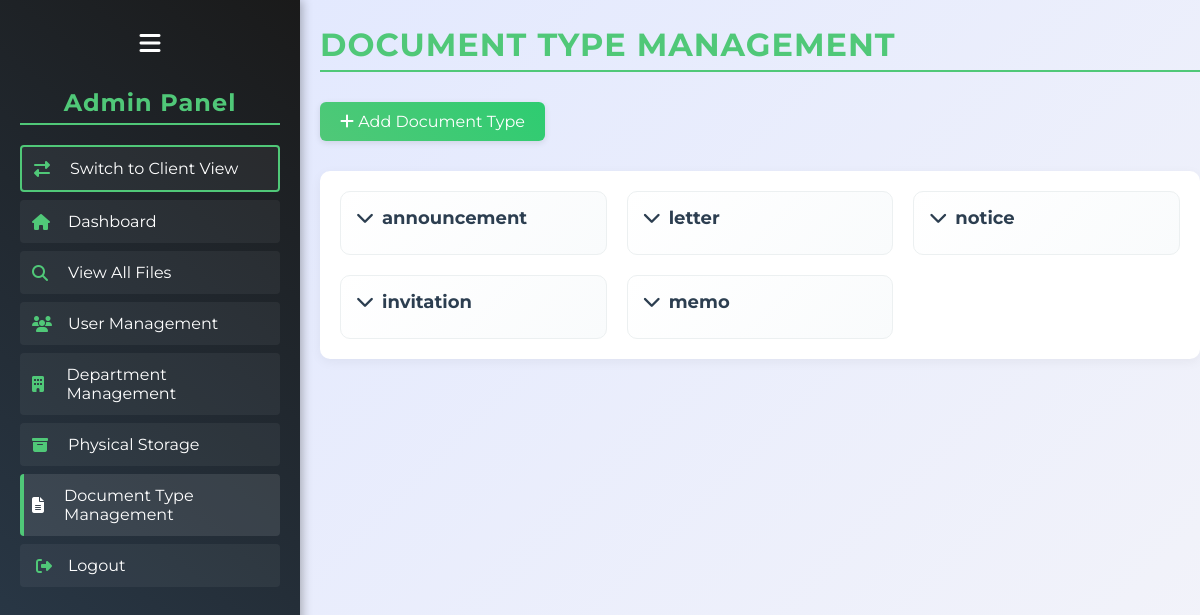
Page /document_type_management.php (signed in) on the committed database.
### tables this page shows
CREATE TABLE `document_types` (
  `id` int(11) NOT NULL AUTO_INCREMENT,
  `name` varchar(50) NOT NULL,
  PRIMARY KEY (`id`),
  UNIQUE KEY `name` (`name`)
);

### document_type_management.php (the view, shortened to what this page needs)
<?php
require 'db_connection.php';
$stmt = $pdo->query("SELECT id, name FROM document_types ORDER BY name ASC");
$documentTypes = $stmt->fetchAll(PDO::FETCH_ASSOC);
?>
<!DOCTYPE html>
<html lang="en">
<head>
    <link rel="stylesheet" href="https://cdnjs.cloudflare.com/ajax/libs/font-awesome/6.4.2/css/all.min.css">
    <link rel="stylesheet" href="https://cdn.jsdelivr.net/npm/notyf@3/notyf.min.css">
    <link rel="stylesheet" href="admin-interface.css">
    <link rel="stylesheet" href="admin-sidebar.css">
</head>
<body class="document-type-management">
    <div class="sidebar">
        <button class="toggle-btn" title="Toggle Sidebar"><i class="fas fa-bars"></i></button>
        <h2 class="sidebar-title">Admin Panel</h2>
        <a href="index.php" class="client-btn">
            <i class="fas fa-exchange-alt"></i><span class="link-text">Switch to Client View</span>
        </a>
        <a href="admin_dashboard.php">
            <i class="fas fa-home"></i><span class="link-text">Dashboard</span>
        </a>
        <a href="admin_search.php">
            <i class="fas fa-search"></i><span class="link-text">View All Files</span>
        </a>
        <a href="user_management.php">
            <i class="fas fa-users"></i><span class="link-text">User Management</span>
        </a>
        <a href="department_management.php">
            <i class="fas fa-building"></i><span class="link-text">Department Management</span>
        </a>
        <a href="physical_storage_management.php">
            <i class="fas fa-archive"></i><span class="link-text">Physical Storage</span>
        </a>
        <a href="document_type_management.php" class="active">
            <i class="fas fa-file-alt"></i><span class="link-text">Document Type Management</span>
        </a>
        <a href="logout.php" class="logout-btn">
            <i class="fas fa-sign-out-alt"></i><span class="link-text">Logout</span>
        </a>
    </div>
    <div class="main-content sidebar-expanded">
        <h2>Document Type Management</h2>
        <button class="open-modal-btn" onclick="openModal('add')"><i class="fas fa-plus"></i> Add Document Type</button>
        <div class="document-type-section">
            <div class="document-grid">
                <?php foreach ($documentTypes as $type): ?>
                    <div class="document-card" data-id="<?= $type['id'] ?>" onclick="toggleFields(<?= $type['id'] ?>)">
                        <h3><i class="fas fa-chevron-down"></i> <?= htmlspecialchars($type['name']) ?></h3>
                    </div>
                <?php endforeach; ?>
            </div>
        </div>
    </div>
</body>
</html>

### admin-interface.css (style rules this page uses)
body { display: flex; margin: 0; padding: 0; min-height: 100vh; overflow-x: hidden; }
.main-content { flex-grow: 1; transition: margin-left 0.3s ease; margin-top: 25px; padding-top: 0; }
.main-content.sidebar-expanded { margin-left: 20px; }
:root { --bg-color: #f5f6f7; --card-bg: #fff; --text-color: #1a1a2e; --accent-color: #fff; --highlight-color: #50c878; --border-color: #50c878; --hover-bg: #f5f6f7; }
.main-content h2 { font-size: 32px; font-weight: 700; margin-bottom: 30px; color: var(--highlight-color); text-transform: uppercase; letter-spacing: 1px; }
button { padding: 10px 20px; background: #34495e; color: white; border: none; border-radius: 6px; font-size: 16px; cursor: pointer; transition: background 0.3s; }
.open-modal-btn { background-color: #34495e; color: white; border: none; padding: 10px 20px; border-radius: 6px; font-size: 16px; font-family: 'Montserrat', sans-serif; cursor: pointer; transition: background-color 0.3s ease, transform 0.2s ease; box-shadow: 0 4px 6px rgba(0, 0, 0, 0.1); }

### admin-sidebar.css (style rules this page uses)
.sidebar { width: 260px; background: linear-gradient(220deg, #1a1a1a, #2c3e50); height: 100vh; padding: 20px; color: #ffffff; display: flex; flex-direction: column; box-shadow: 2px 0 10px rgba(0, 0, 0, 0.3); transition: width 0.3s ease; }
.sidebar h2 { text-align: center; font-size: 24px; margin-bottom: 20px; color: #50c878; font-weight: 700; letter-spacing: 1px; }
.sidebar .toggle-btn { background-color: transparent; border: none; color: #ffffff; cursor: pointer; font-size: 24px; margin-bottom: 20px; transition: transform 0.2s ease, color 0.2s ease; }
.sidebar a { display: flex; align-items: center; padding: 12px; color: #ffffff; text-decoration: none; font-size: 16px; transition: all 0.3s ease; border-radius: 4px; margin-bottom: 8px; background: rgba(255, 255, 255, 0.05); position: relative; }
.sidebar a i { margin-right: 12px; width: 24px; color: #50c878; transition: color 0.3s ease; }
.sidebar a.active { background: rgba(255, 255, 255, 0.1); border-left: 4px solid #50c878; padding-left: 8px; }
.sidebar a.active i { color: #ffffff; }
.logout-btn { text-align: center; border-radius: 8px; padding: 12px; color: #ffffff; font-size: 16px; transition: background-color 0.3s ease, transform 0.2s ease; display: flex; align-items: center; justify-content: flex-start; }
.client-btn { display: flex; align-items: center; padding: 12px; color: #ffffff; background-color: rgba(80, 200, 120, 0.2); border: 2px solid #50c878; border-radius: 8px; cursor: pointer; font-size: 16px; transition: all 0.3s ease; margin-bottom: 10px; width: 100%; text-align: left; text-decoration: none; box-sizing: border-box; }
.client-btn i { margin-right: 12px; width: 24px; color: #50c878; transition: color 0.3s ease; }

### document_type_management.php (style rules this page uses)
body.document-type-management { font-family: 'Montserrat', sans-serif; background: linear-gradient(135deg, #e0e7ff, #f4f4f9); color: #34495e; }
h2 { font-size: 26px; color: #2c3e50; margin: 0 0 20px; padding-bottom: 6px; border-bottom: 2px solid #50c878; text-align: left; }
.open-modal-btn { background: linear-gradient(45deg, #50c878, #2ecc71); color: white; border: none; padding: 10px 20px; border-radius: 6px; cursor: pointer; box-shadow: 0 2px 6px rgba(0, 0, 0, 0.1); transition: transform 0.2s, box-shadow 0.2s; }
.document-type-section { margin: 30px 0; background: white; padding: 20px; border-radius: 10px; box-shadow: 0 3px 12px rgba(0, 0, 0, 0.05); }
.document-grid { column-count: 3; column-gap: 20px; }
.document-card { background: linear-gradient(135deg, #ffffff, #f9fbfc); border-radius: 10px; padding: 15px; margin-bottom: 20px; transition: transform 0.2s, box-shadow 0.2s; cursor: pointer; border: 1px solid #ecf0f1; break-inside: avoid; }
.document-card h3 { margin: 0 0 10px; font-size: 18px; color: #2c3e50; display: flex; align-items: center; gap: 8px; }
.document-card h3 i { transition: transform 0.3s; }

### rows in the picture
document_types: name "announcement"
document_types: name "invitation"
document_types: name "letter"
document_types: name "memo"
document_types: name "notice"
